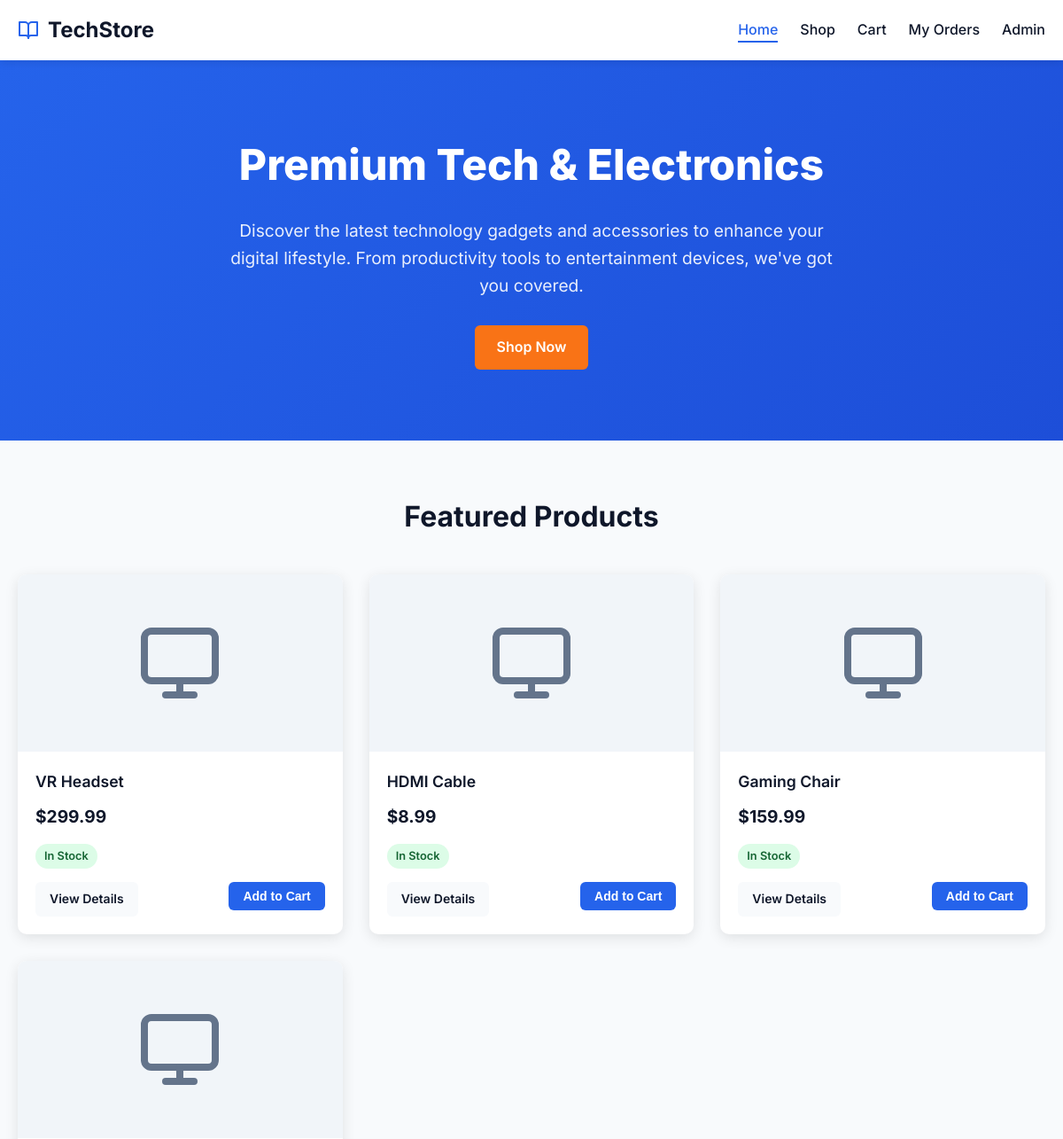
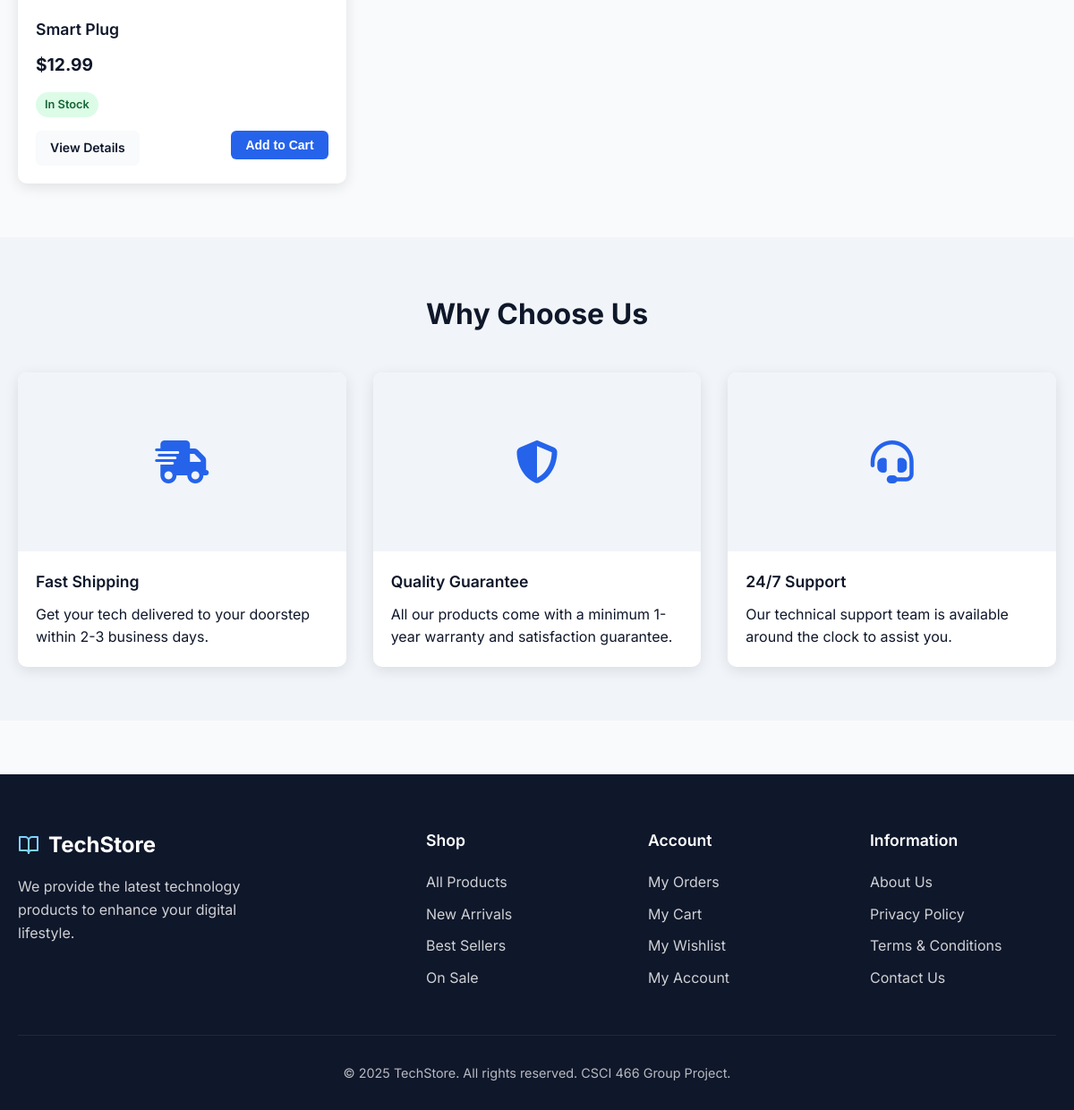
Page /website/index.php on the committed database (2 pictures, top to bottom).
### tables this page shows
CREATE TABLE Product (
    product_id INT AUTO_INCREMENT PRIMARY KEY,
    name VARCHAR(100) NOT NULL,
    description TEXT,
    price DECIMAL(10,2) NOT NULL,
    quantity_in_stock INT NOT NULL
);

### website/index.php (the view, shortened to what this page needs)
<?php
require 'db_config.php';
$stmt = $pdo->query("
    SELECT product_id, name, price, description, quantity_in_stock
      FROM Product
     WHERE quantity_in_stock > 0
  ORDER BY product_id DESC
     LIMIT 4
");
$featured_products = $stmt->fetchAll();
?>
<!DOCTYPE html>
<html lang="en">
<head>
  <link rel="stylesheet" href="style.css">
  <link rel="stylesheet" href="https://cdnjs.cloudflare.com/ajax/libs/font-awesome/6.4.0/css/all.min.css">
</head>
<body>
  <header>
    <div class="container">
      <div class="header-content">
        <a href="index.php" class="logo">
          <svg xmlns="http://www.w3.org/2000/svg" width="24" height="24" viewBox="0 0 24 24" fill="none" stroke="currentColor" stroke-width="2" stroke-linecap="round" stroke-linejoin="round">
            <path d="M2 3h6a4 4 0 0 1 4 4v14a3 3 0 0 0-3-3H2z"></path>
            <path d="M22 3h-6a4 4 0 0 0-4 4v14a3 3 0 0 1 3-3h7z"></path>
          </svg>
          TechStore
        </a>
        <nav>
          <ul id="navMenu">
            <li><a href="index.php" class="active">Home</a></li>
            <li><a href="product_list.php">Shop</a></li>
            <li><a href="cart.php">Cart</a></li>
            <li><a href="user_orders.php">My Orders</a></li>
            <li><a href="admin_orders.php">Admin</a></li>
          </ul>
        </nav>
      </div>
    </div>
  </header>
  <div class="hero">
    <div class="container">
      <h1>Premium Tech & Electronics</h1>
      <p>Discover the latest technology gadgets and accessories to enhance your digital lifestyle. From productivity tools to entertainment devices, we've got you covered.</p>
      <a href="product_list.php" class="btn">Shop Now</a>
    </div>
  </div>
  <div class="section">
    <div class="container">
      <h2 class="section-title">Featured Products</h2>
      <div class="products-grid">
        <?php foreach ($featured_products as $product): ?>
          <?php
            $stock_status = "In Stock";
            $status_class = "in-stock";
          ?>
          <div class="product-card">
            <div class="product-img">
            </div>
            <div class="product-info">
              <h3 class="product-name"><?= htmlspecialchars($product['name']) ?></h3>
              <p class="product-price">$<?= number_format($product['price'], 2) ?></p>
              <span class="stock-status <?= $status_class ?>"><?= $stock_status ?></span>
              <div class="product-actions">
                <a href="product_detail.php?id=<?= $product['product_id'] ?>" class="btn btn-secondary btn-sm">View Details</a>
                <?php if ($product['quantity_in_stock'] > 0): ?>
                  <form action="cart.php" method="post">
                    <button type="submit" class="btn btn-primary btn-sm">Add to Cart</button>
                  </form>
                <?php else: ?>
                  <button class="btn btn-primary btn-sm" disabled>Out of Stock</button>
                <?php endif; ?>
              </div>
            </div>
          </div>
        <?php endforeach; ?>
      </div>
    </div>
  </div>
  <div class="section" style="background-color: #f1f5f9;">
    <div class="container">
      <h2 class="section-title">Why Choose Us</h2>
      <div class="products-grid">
        <div class="product-card">
          <div class="product-img" style="display: flex; justify-content: center; align-items: center;">
            <i class="fas fa-truck-fast" style="font-size: 48px; color: var(--primary);"></i>
          </div>
          <div class="product-info">
            <h3 class="product-name">Fast Shipping</h3>
            <p>Get your tech delivered to your doorstep within 2-3 business days.</p>
          </div>
        </div>
        <div class="product-card">
          <div class="product-img" style="display: flex; justify-content: center; align-items: center;">
            <i class="fas fa-shield-halved" style="font-size: 48px; color: var(--primary);"></i>
          </div>
          <div class="product-info">
            <h3 class="product-name">Quality Guarantee</h3>
            <p>All our products come with a minimum 1-year warranty and satisfaction guarantee.</p>
          </div>
        </div>
        <div class="product-card">
          <div class="product-img" style="display: flex; justify-content: center; align-items: center;">
            <i class="fas fa-headset" style="font-size: 48px; color: var(--primary);"></i>
          </div>
          <div class="product-info">
            <h3 class="product-name">24/7 Support</h3>
            <p>Our technical support team is available around the clock to assist you.</p>
          </div>
        </div>
      </div>
    </div>
  </div>
  <footer>
    <div class="container">
      <div class="footer-grid">
        <div>
          <div class="footer-logo">
            <svg xmlns="http://www.w3.org/2000/svg" width="24" height="24" viewBox="0 0 24 24" fill="none" stroke="currentColor" stroke-width="2" stroke-linecap="round" stroke-linejoin="round">
              <path d="M2 3h6a4 4 0 0 1 4 4v14a3 3 0 0 0-3-3H2z"></path>
              <path d="M22 3h-6a4 4 0 0 0-4 4v14a3 3 0 0 1 3-3h7z"></path>
            </svg>
            TechStore
          </div>
          <p class="footer-about">We provide the latest technology products to enhance your digital lifestyle.</p>
        </div>
        <div>
          <h3 class="footer-title">Shop</h3>
          <ul class="footer-links">
            <li><a href="product_list.php">All Products</a></li>
            <li><a href="#">New Arrivals</a></li>
            <li><a href="#">Best Sellers</a></li>
            <li><a href="#">On Sale</a></li>
          </ul>
        </div>
        <div>
          <h3 class="footer-title">Account</h3>
          <ul class="footer-links">
            <li><a href="user_orders.php">My Orders</a></li>
            <li><a href="cart.php">My Cart</a></li>
            <li><a href="#">My Wishlist</a></li>
            <li><a href="#">My Account</a></li>
          </ul>
        </div>
        <div>
          <h3 class="footer-title">Information</h3>
          <ul class="footer-links">
            <li><a href="#">About Us</a></li>
            <li><a href="#">Privacy Policy</a></li>
            <li><a href="#">Terms & Conditions</a></li>
            <li><a href="#">Contact Us</a></li>
          </ul>
        </div>
      </div>
      <div class="copyright">
        &copy; 2025 TechStore. All rights reserved. CSCI 466 Group Project.
      </div>
    </div>
  </footer>
</body>
</html>

### website/style.css (style rules this page uses)
:root { --primary: #2563eb; --primary-dark: #1d4ed8; --secondary: #7dd3fc; --accent: #f97316; --dark: #0f172a; --light: #f8fafc; --gray: #64748b; --light-gray: #e2e8f0; --danger: #ef4444; --success: #22c55e; --warning: #f59e0b; }
* { margin: 0; padding: 0; box-sizing: border-box; }
body { font-family: 'Inter', -apple-system, BlinkMacSystemFont, sans-serif; line-height: 1.6; color: var(--dark); background-color: var(--light); }
a { color: var(--primary); text-decoration: none; transition: color 0.2s; }
.container { width: 100%; max-width: 1200px; margin: 0 auto; padding: 0 20px; }
header { background-color: white; box-shadow: 0 2px 10px rgba(0, 0, 0, 0.1); position: sticky; top: 0; z-index: 100; }
.header-content { display: flex; justify-content: space-between; align-items: center; padding: 15px 0; }
.logo { font-size: 1.5rem; font-weight: 700; color: var(--dark); display: flex; align-items: center; }
.logo svg { margin-right: 10px; color: var(--primary); }
nav ul { display: flex; list-style: none; gap: 25px; }
nav li a { color: var(--dark); font-weight: 500; position: relative; }
nav li a.active { color: var(--primary); }
nav li a.active::after { content: ''; position: absolute; bottom: -5px; left: 0; width: 100%; height: 2px; background-color: var(--primary); }
.hero { background: linear-gradient(135deg, var(--primary) 0%, var(--primary-dark) 100%); color: white; padding: 80px 0; text-align: center; }
.hero h1 { font-size: 3rem; margin-bottom: 20px; font-weight: 800; }
.hero p { font-size: 1.2rem; max-width: 700px; margin: 0 auto 30px; opacity: 0.9; }
.btn { display: inline-block; padding: 12px 24px; background-color: var(--accent); color: white; font-weight: 600; border-radius: 6px; transition: all 0.2s; border: none; cursor: pointer; text-align: center; }
.btn-primary { background-color: var(--primary); }
.btn-secondary { background-color: var(--light); color: var(--dark); }
.btn-sm { padding: 8px 16px; font-size: 0.875rem; }
.section { padding: 60px 0; }
.section-title { text-align: center; margin-bottom: 40px; font-size: 2rem; font-weight: 700; }
.products-grid { display: grid; grid-template-columns: repeat(auto-fill, minmax(280px, 1fr)); gap: 30px; }
.product-card { background-color: white; border-radius: 10px; overflow: hidden; box-shadow: 0 4px 15px rgba(0, 0, 0, 0.1); transition: transform 0.3s, box-shadow 0.3s; }
.product-img { width: 100%; height: 200px; object-fit: contain; background-color: #f1f5f9; padding: 20px; display: flex; align-items: center; justify-content: center; }
.product-img svg { width: 60%; height: 60%; color: var(--gray); }
.product-info { padding: 20px; }
.product-name { font-weight: 600; font-size: 1.1rem; margin-bottom: 10px; }
.product-price { color: var(--dark); font-weight: 700; font-size: 1.2rem; margin-bottom: 15px; }
.stock-status { display: inline-block; font-size: 0.8rem; font-weight: 600; padding: 4px 10px; border-radius: 20px; margin-bottom: 15px; }
.in-stock { background-color: #dcfce7; color: #166534; }
.product-actions { display: flex; justify-content: space-between; }
footer { background-color: var(--dark); color: white; padding: 60px 0 30px; margin-top: 60px; }
.footer-grid { display: grid; grid-template-columns: 2fr 1fr 1fr 1fr; gap: 40px; margin-bottom: 40px; }
.footer-logo { color: white; font-size: 1.5rem; font-weight: 700; margin-bottom: 15px; display: flex; align-items: center; }
.footer-logo svg { margin-right: 10px; color: var(--secondary); }
.footer-about { margin-bottom: 20px; opacity: 0.8; max-width: 300px; }
.footer-title { font-weight: 600; margin-bottom: 20px; font-size: 1.1rem; }
.footer-links { list-style: none; }
.footer-links li { margin-bottom: 10px; }
.footer-links a { color: white; opacity: 0.8; transition: opacity 0.2s; }
.copyright { text-align: center; padding-top: 30px; border-top: 1px solid rgba(255, 255, 255, 0.1); font-size: 0.9rem; opacity: 0.7; }

### rows in the picture
product: name "VR Headset", price "299.99", stock_status "In Stock"
product: name "HDMI Cable", price "8.99", stock_status "In Stock"
product: name "Gaming Chair", price "159.99", stock_status "In Stock"
product: name "Smart Plug", price "12.99", stock_status "In Stock"
